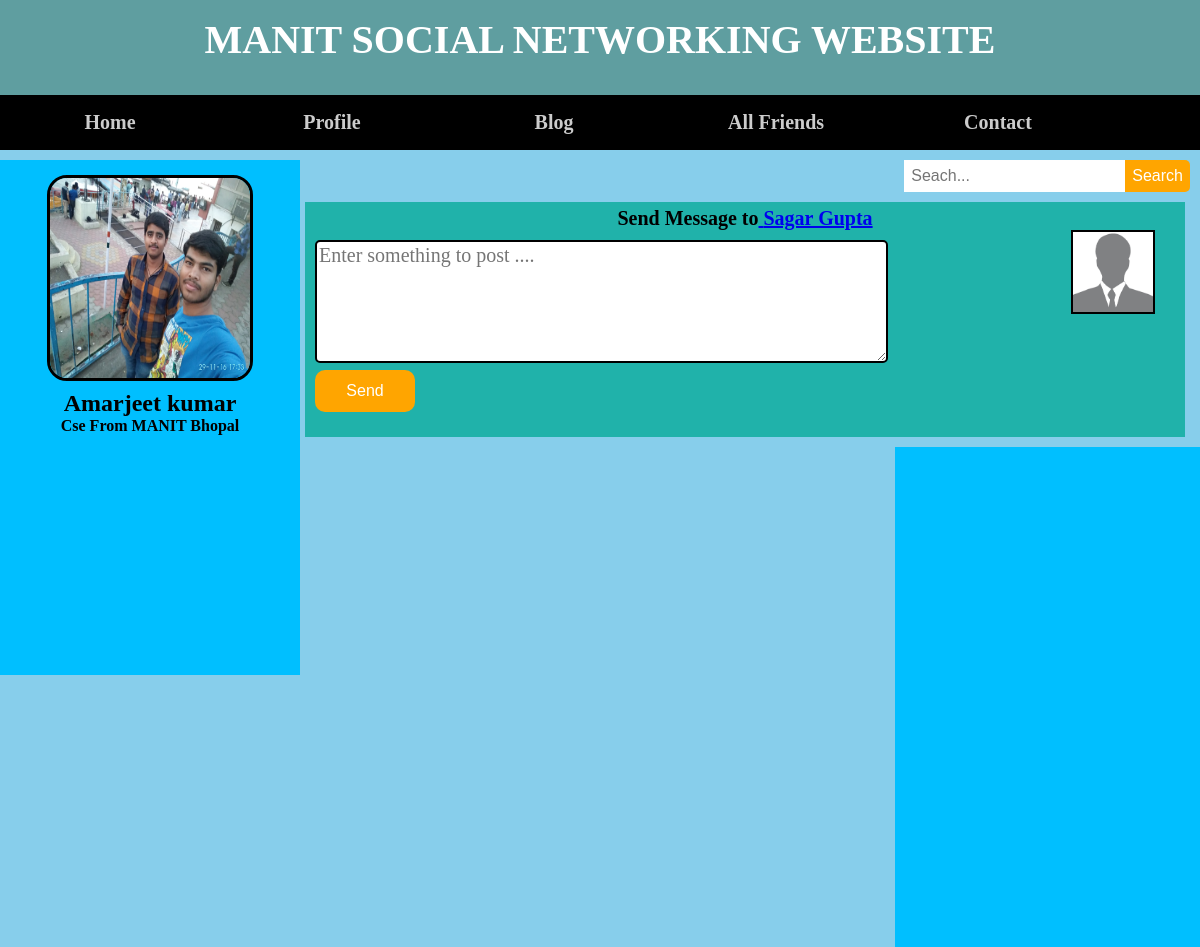
The app's page /send_message.php?u_id=2 (signed in) with its own data.
### tables this page shows
CREATE TABLE `users` (
  `user_id` int(11) NOT NULL,
  `user_name` varchar(100) NOT NULL,
  `user_email` varchar(100) NOT NULL,
  `desc_user` varchar(255) NOT NULL,
  `relation` varchar(255) NOT NULL,
  `user_pass` varchar(50) NOT NULL,
  `user_country` varchar(50) NOT NULL,
  `user_gender` varchar(50) NOT NULL,
  `user_img` varchar(50) NOT NULL,
  `user_reg_date` varchar(50) NOT NULL,
  `status` text NOT NULL,
  `verifycode` varchar(11) NOT NULL,
  `posts` text NOT NULL,
  `dob` varchar(15) NOT NULL
);

### send_message.php (the view, shortened to what this page needs)
<!DOCTYPE html>
<?php
include("function/function.php");
?>
<html>
<head>
	<link rel="stylesheet" type="text/css" href="style.css">
</head>
<body>
	<div class="maincontent">
	<div id="header">
		<div id="logo">
			MANIT SOCIAL NETWORKING WEBSITE
		</div>
	</div>
	<div class="navbar">
		<?php
		if (isset($_SESSION['email'])) {
				$email=$_SESSION['email'];
				$user="select * from users where user_email='$email' ";
				$run=mysqli_query($con,$user);
				$row=mysqli_fetch_array($run);
				$user_id=$row['user_id'];
				$user_name=$row['user_name'];
				$desc=$row['desc_user'];
				$user_img=$row['user_img'];
				$post_query="select * from posts where user_id='$user_id' ";
				$run_posts=mysqli_query($con,$post_query);
				$count_posts=mysqli_num_rows($run_posts);
				$msg_query="select * from message where reciever='$user_id' and status='unread' order by 1 desc ";
				$run_msg=mysqli_query($con,$msg_query);
				$count_msg=mysqli_num_rows($run_msg);
	echo "<ul>
			<li><a href='index.php'>Home</a></li>
			<li><a href='my_profile.php'>Profile</a>
				<ul>
					<li><a href='my_profile.php'>Change Profile</a></li>
					<li><a href='changepassword.php'>Change Password</a></li>
					<li><a href='logout.php'>Log Out</a></li>
				</ul>
			</li>
			<li><a href='#'>Blog</a>
				<ul>
					<li><a href='my_message.php?Inbox&user_id=$user_id'>Message ($count_msg)</a></li>
					<li><a href='my_post.php?user_id=$user_id'>Posts ($count_posts)</a></li>
					<li><a href='#'>Friends</a></li>
				</ul>
			</li>
			<li><a href='friends.php'>All Friends</a></li>
			<li><a href='#'>Contact</a></li>
			<form method='post' action='#' id='searchbox'>
				<input type='text' name='search' placeholder='Seach...'' />
				<input type='submit' name='search' value='Search'>
			</form>
			</ul>
	</div>
		<div id='left'>
				<center>
					<img src='images/$user_img'  />
				</center>
				<div id='user_details'>
					<p><center><h2>$user_name</h2></center>
					<center><strong>$desc</strong></center></p>
					</br>
				</div>";
			}
			else {
				echo "<script>alert('Login First')</script>";
				echo "<script>window.open('login.php','_self')</script>";
			}
			?>
		</div>
		<div id="content">
			<?php $reciever_id=$_GET['u_id'];
				$query="select * from users where user_id='$reciever_id' ";
				$run=mysqli_query($con,$query);
				$row=mysqli_fetch_array($run);
				$u_img=$row['user_img'];
				$u_name=$row['user_name'];
				echo "
				<p style='margin-top:5px; text-align:center; color:black;font-family:sans MS;font-weight:bold;font-size:20px;'>Send Message to<a href='profile.php?user_id=$reciever_id'> $u_name</a></p>
				<img src='images/$u_img' width='80' height='80' style='float:right;margin-top:0px;margin-right:30px;border:2px solid black;'>
				";
			 ?>
			<form method="post" action="" id="f">
				<textarea cols="50" rows="5" placeholder="Enter something to post ...." name="content"></textarea><br><br>
				<input type="submit" name="post"  value="Send">
			</form>
		</div>
		<div id="right">
		</div>
</div>
</body>
</html>

### style.css (style rules this page uses)
html, body, div, span, applet, object, iframe, h1, h2, h3, h4, h5, h6, p, blockquote, pre, a, abbr, acronym, address, big, cite, code, del, dfn, em, img, ins, kbd, q, s, samp, small, strike, strong, sub, sup, tt, var, b, u, i, center, dl, dt, dd, ol, ul, li, fieldset, form, label, legend, table, caption, tbody, tfoot, thead, tr, th, td, article, aside, canvas, details, embed, figure, figcaption, footer, header, hgroup, menu, nav, output, ruby, section, summary, time, mark, audio, video { margin: 0; padding: 0; border: 0; }
body { background: skyblue; margin: 0px; }
#header { width: 100; height: 95px; margin: 0 auto; background: #5F9EA0; }
#logo { color: white; font-size: 40px; line-height:20px; font-family:comic sans MS; position: relative; font-weight: bold; text-align: center; top: 30px; }
.navbar { width: 100; height: 55px; margin: 0 auto; background-color:black; }
.navbar ul { margin: 0px; padding: 0px; list-style: none; }
.navbar ul li { float: left; width: 220px; height: 55px; background-color:black ; opacity: .8; line-height: 55px; text-align: center; margin-right: 2px; }
.navbar ul li a { text-decoration: none; text-align: center; color: white; font-weight: bold; font-size: 20px; display: block; }
.navbar #searchbox { margin-top: 10px; float: right; margin-right: 10px; }
.navbar #searchbox input[type=text] { padding: 7px; border: none; font-size: 16px; font-family: sans-serif; }
.navbar #searchbox input[type=submit] { float: right; background: orange; color: white; border-radius: 0px 5px 5px 0px; cursor: pointer; position: relative; padding: 7px; font-family: sans-serif; font-size: 16px; border: none; }
#left { width: 300px; float: left; padding-top: 15px; background-color: #00bfff; height: 500px; margin-top: 10px; }
#content { width:880px; margin-top: 10px; float: left; margin-left: 5px; background-color: #20B2AA; }
#right { width:305px; height: 500px; margin-top: 10px; float: right; margin-left: 0px; background-color: #00bfff; }
#left img { width: 200px; height: 200px; border: 3px solid black; border-radius: 20px; }
#user_details { width: 200px; margin: 0 auto; padding: 5px; height: 200px; }
#content textarea { font-size: 20px; font-family: bold; border: 2px solid black; border-radius: 5px; margin-right: 10px; }
#f { margin: 10px; margin-right: 0px; }
#f input[type="submit"] { width: 100px; background: orange; color: white; border-radius:10px; cursor: pointer; position: relative; padding: 12px; top: -15px; font-family: sans-serif; font-size: 16px; border: none; }

### records on screen
users: user_img (picture), user_name "Amarjeet kumar", desc_user "Cse From MANIT Bhopal"
users: user_name "Sagar Gupta", user_img (placeholder picture)
